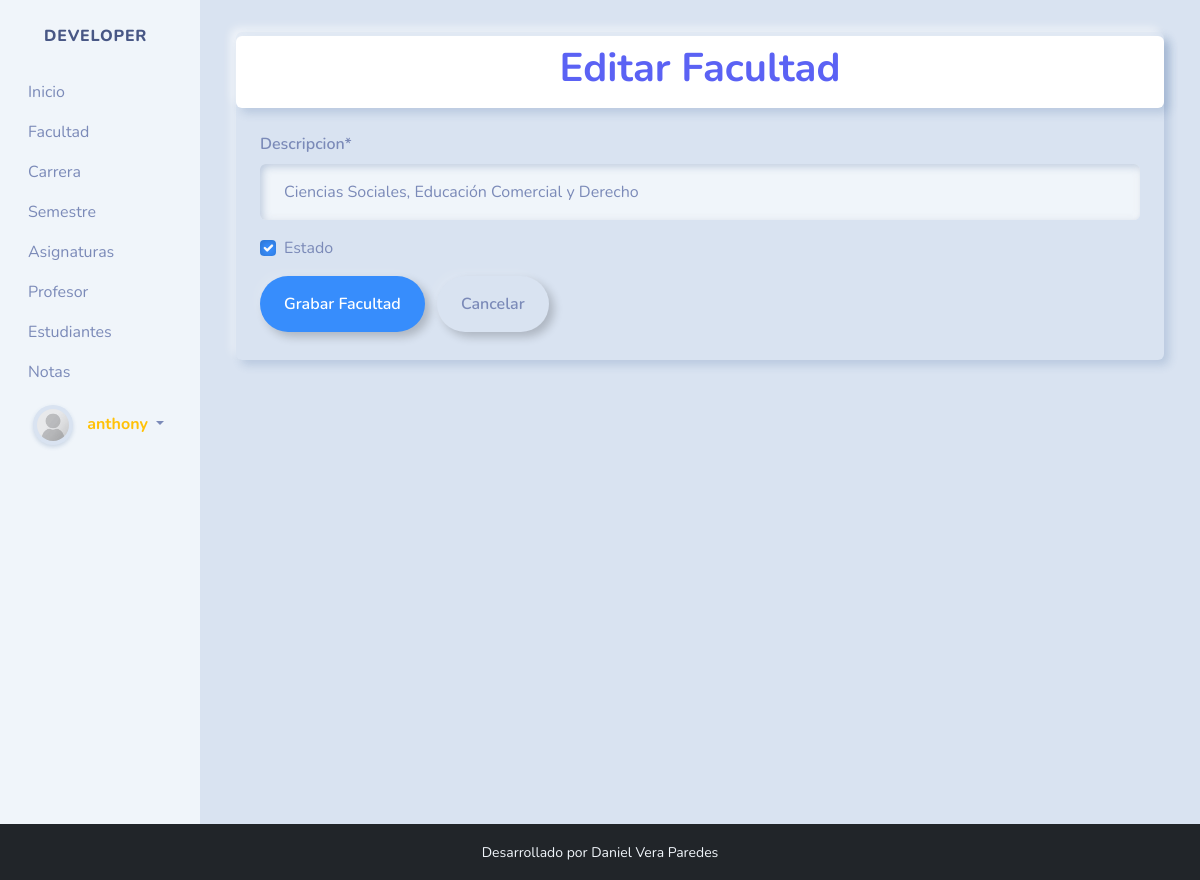
/facultades/update/2/ (signed in), run on the app's committed database.
### notas/models.py (models this page shows, shortened)
class Facultad(models.Model):
    description = models.CharField('Descripcion', max_length=200)
    isactive = models.BooleanField('Estado', default=True)
    class Meta:
        verbose_name = ('Facultad')
        verbose_name_plural = ('Facultades')
        ordering = ['description']

### notas/views.py (the view, shortened to what this page needs)
# urls.py: path('facultades/update/<int:id>/', views.update_facultad,name='update_facultad'),
@login_required
def update_facultad(request, id):
    facultad = Facultad.objects.get(id=id)
    form = None
    if request.method == "GET":
       form = FacultadForm(instance=facultad)
       context = {'title': 'Editar Facultad', 'form': form, 'error': ''}
       return render(request, 'create_facultad.html', context)

### notas/forms.py
class FacultadForm(ModelForm):
    class Meta:
        model = Facultad
        fields = ['description', 'isactive']

### notas/templates/create_facultad.html (shortened to what this page needs)
{% extends "base.html" %}
{% load static %}
{% load crispy_forms_tags %}
{% block content%}
<div class="container">
    <div class="py-1 mt-2  shadow rounded ">
        <div class="py-2  shadow rounded bg-white">
           <h1 class="fw-bold text-info text-center ">{{title}}</h1>
        </div>
        <form method="POST" class="m-4">
            {{form|crispy}}
            <button class="btn btn-outline-primary" type="submit">Grabar Facultad</button>
            <a class="btn btn-outline-secondary ms-2" href="/facultades/">Cancelar</a>
        </form>
    </div>
</div>
{% endblock content %}

### notas/templates/base.html (shortened to what this page needs)
<!DOCTYPE html>
<html lang="es">
<head>
  {% load static%}
  <link rel="stylesheet" href={% static 'css/bootstrap.min.css' %}>
  <link rel="stylesheet" href={% static 'css/estilos.css' %}>
  <link rel="stylesheet" href="https://cdn.jsdelivr.net/npm/bootstrap-icons@1.11.1/font/bootstrap-icons.css">
</head>
<body>
  <div class="container-fluid">
    <div class="row">
      <nav id="sidebar" class="col-md-3 col-lg-2 bg-light sidebar">
        <div id="sidebar-data" class="collapse d-md-block">
          <a class="sidebar-brand d-flex align-items-centerjustify-content-center" href={% url 'home' %}>
            <div class="sidebar-brand-text mx-3">Developer</div>
          <ul class="nav flex-column">
            <li class="nav-item">
              <a class="nav-link active" href={% url 'home' %}>Inicio
            </li>
            <li class="nav-item">
              <a class="nav-link" href={% url 'facultades' %}>Facultad</a>
            </li>
            <li class="nav-item">
              <a class="nav-link" href={% url 'carreras' %}>Carrera</a>
            </li>
            <li class="nav-item">
              <a class="nav-link" href={% url 'semestres' %}>Semestre</a>
            </li>
            <li class="nav-item">
              <a class="nav-link" href={% url 'asignaturas' %}>Asignaturas</a>
            </li>
            <li class="nav-item">
              <a class="nav-link" href={% url 'teachers' %}>Profesor</a>
            </li>
            <li class="nav-item">
              <a class="nav-link" href={% url 'students' %}>Estudiantes</a>
            </li>
            <li class="nav-item">
              <a class="nav-link" href={% url 'notas' %}>Notas</a>
            </li>
          </ul>
          <ul class="nav flex-column">
            {% if user.is_authenticated %}
            <li class="nav-item dropdown" id="profile-image-container">
              <a class="nav-link dropdown-toggle" href="#" id="profileDropdown" role="button" data-bs-toggle="dropdown"
                aria-haspopup="true" aria-expanded="false">
                <img id="profile-image" src="" alt="Imagen de perfil" class="img-thumbnail profile-image">
                <span class="text-warning username">{{ user.username }}</span>
              </a>
            </li>
            {% else %}
            <li class="nav-item"><a class="nav-link" href="{% url 'login' %}">Iniciar Sesión</a></li>
            {% endif %}
          </ul>
        </div>
      </nav>
      <main class="col-md-9 ms-sm-auto col-lg-10 px-md-4 mt-4" id="content-wrapper">
        {% block content %}
        {% endblock content %}
      </main>
    </div>
  </div>
</body>
<footer class="bg-dark text-light">
  <div class="container">
    <div class="row">
      <div class="col-md-12 text-center py-3">
        <small>Desarrollado por Daniel Vera Paredes</small>
      </div>
    </div>
  </div>
</footer>
</html>

### static/css/estilos.css (style rules this page uses)
#content-wrapper { min-height: 100vh; }
.sidebar .sidebar-brand { text-decoration: none; font-size: 1rem; font-weight: 800; padding: 1.5rem 1rem; text-align: center; text-transform: uppercase; letter-spacing: 0.05rem; z-index: 1; }
#profile-image-container { display: flex; align-items: center; padding: 5px; }
.profile-image { width: 40px; height: 40px; border-radius: 50%; margin-right: 10px; }
.username { font-weight: bold; }

### data on the page
Facultad: description "Ciencias Sociales, Educación Comercial y Derecho", isactive "☑"

### other printed values
{{ user.username }} "anthony"
{{ title }} "Editar Facultad"
